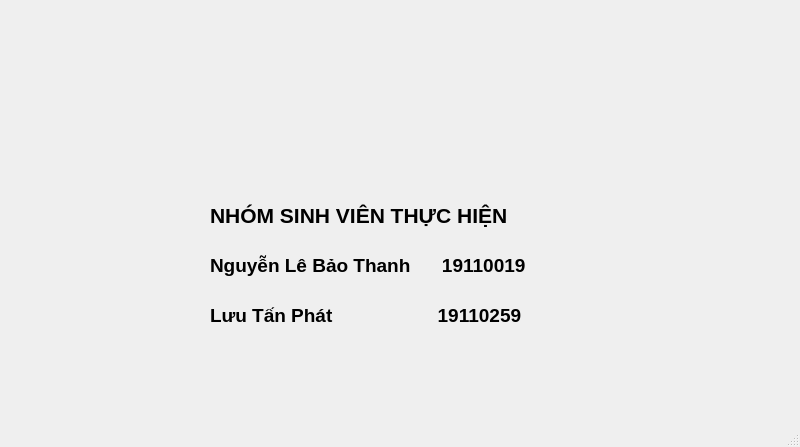
<?xml version="1.0" encoding="UTF-8"?>
<ui version="4.0">
 <class>MainWindow</class>
 <widget class="QMainWindow" name="MainWindow">
  <property name="geometry">
   <rect>
    <x>0</x>
    <y>0</y>
    <width>800</width>
    <height>447</height>
   </rect>
  </property>
  <property name="windowTitle">
   <string>MainWindow</string>
  </property>
  <widget class="QWidget" name="centralwidget">
   <widget class="QLabel" name="label_2">
    <property name="geometry">
     <rect>
      <x>210</x>
      <y>190</y>
      <width>421</width>
      <height>51</height>
     </rect>
    </property>
    <property name="font">
     <font>
      <pointsize>16</pointsize>
      <weight>75</weight>
      <bold>true</bold>
     </font>
    </property>
    <property name="text">
     <string>NHÓM SINH VIÊN THỰC HIỆN</string>
    </property>
   </widget>
   <widget class="QLabel" name="label_3">
    <property name="geometry">
     <rect>
      <x>210</x>
      <y>250</y>
      <width>421</width>
      <height>31</height>
     </rect>
    </property>
    <property name="font">
     <font>
      <pointsize>14</pointsize>
      <weight>75</weight>
      <bold>true</bold>
     </font>
    </property>
    <property name="text">
     <string>Nguyễn Lê Bảo Thanh      19110019</string>
    </property>
   </widget>
   <widget class="QLabel" name="label_4">
    <property name="geometry">
     <rect>
      <x>210</x>
      <y>300</y>
      <width>421</width>
      <height>31</height>
     </rect>
    </property>
    <property name="font">
     <font>
      <pointsize>14</pointsize>
      <weight>75</weight>
      <bold>true</bold>
     </font>
    </property>
    <property name="text">
     <string>Lưu Tấn Phát                    19110259 </string>
    </property>
   </widget>
   <widget class="QLabel" name="label">
    <property name="geometry">
     <rect>
      <x>150</x>
      <y>30</y>
      <width>511</width>
      <height>121</height>
     </rect>
    </property>
    <property name="styleSheet">
     <string notr="true">background-image: url(:/hcmute/img/hcmute.png);</string>
    </property>
    <property name="text">
     <string/>
    </property>
   </widget>
  </widget>
  <widget class="QStatusBar" name="statusbar"/>
 </widget>
 <resources>
  <include location="hinh.qrc"/>
  <include location="nhom.qrc"/>
 </resources>
 <connections/>
</ui>
